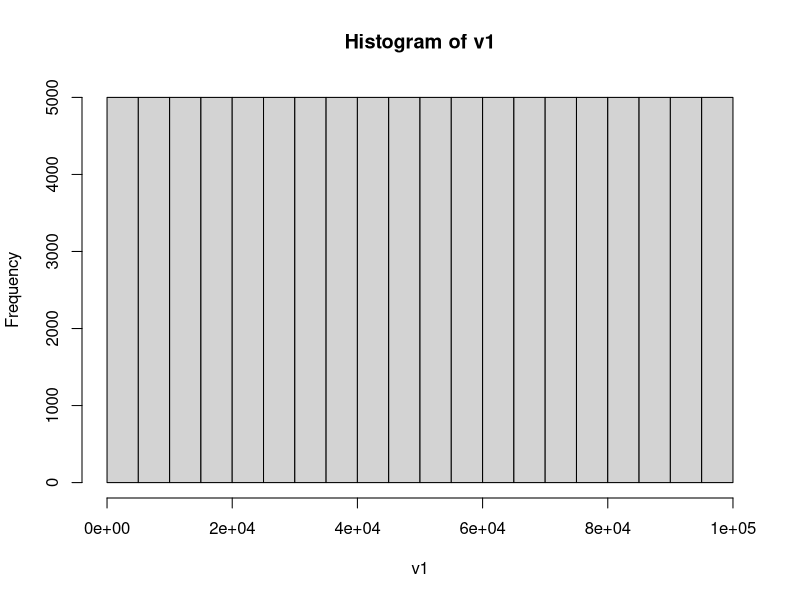
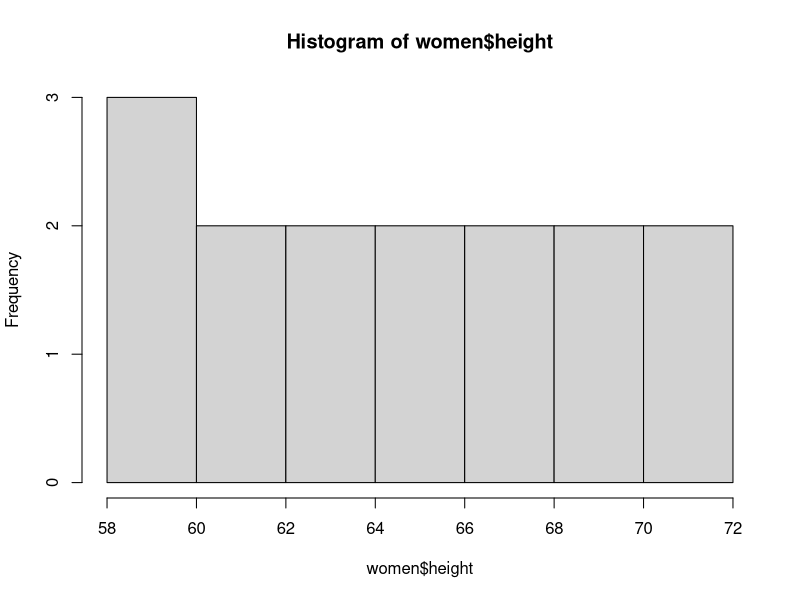
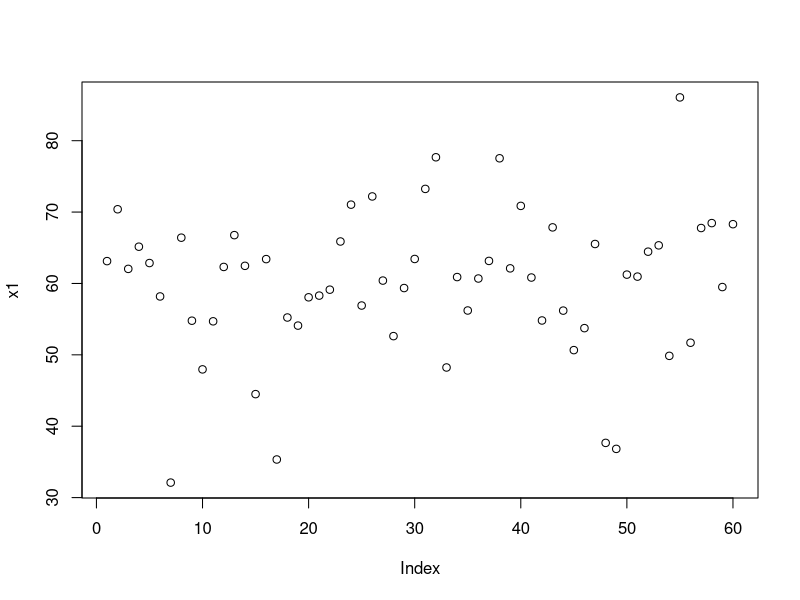
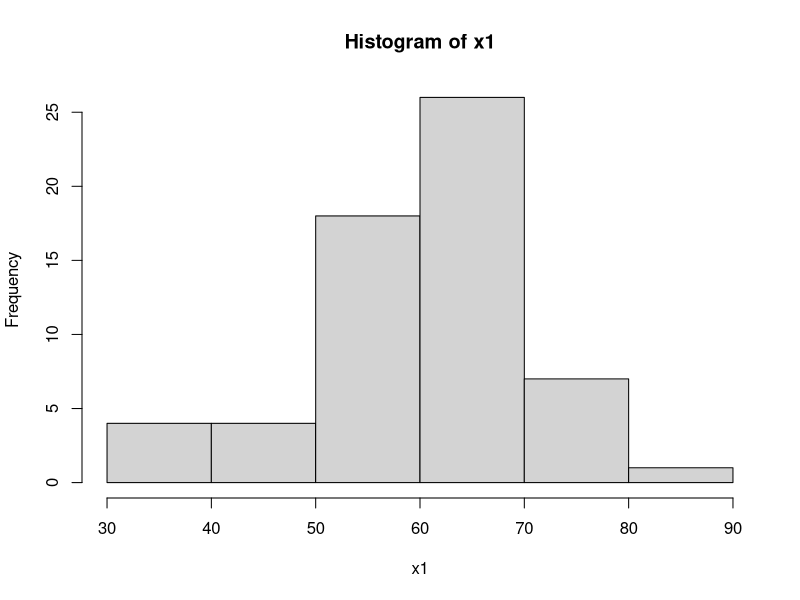
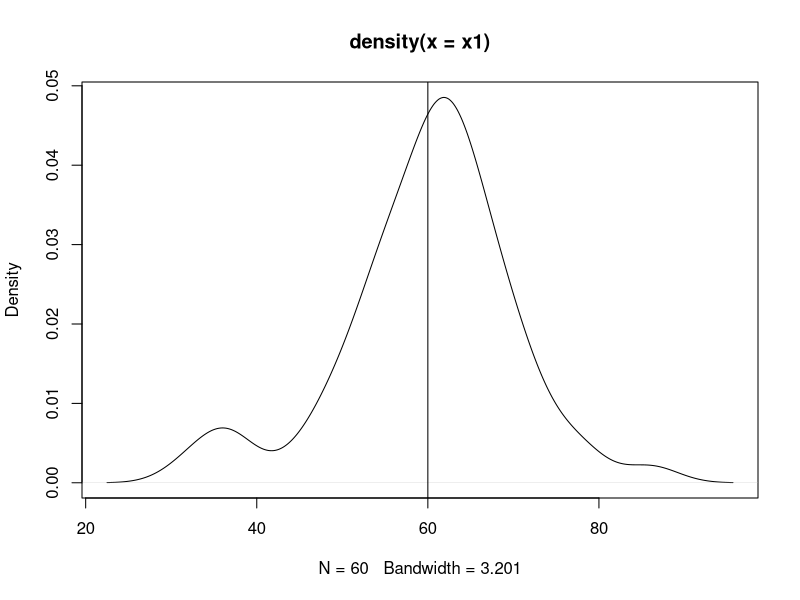
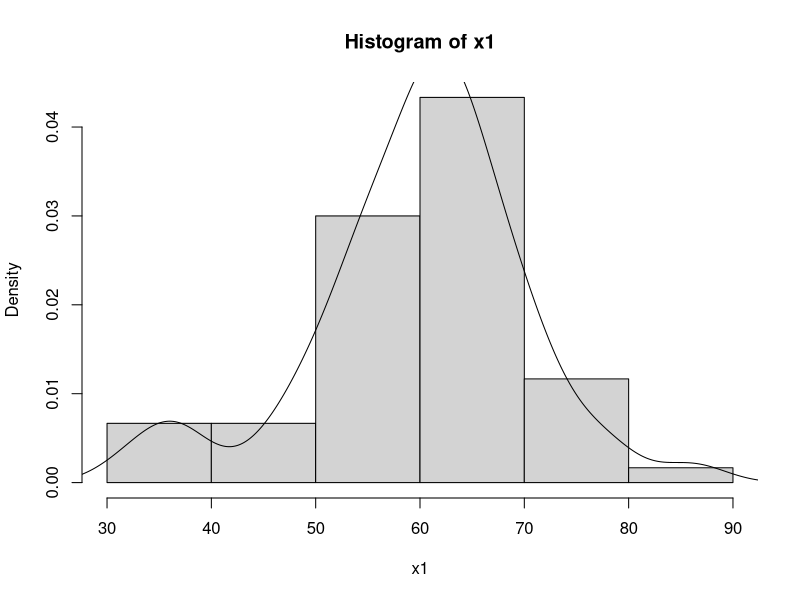
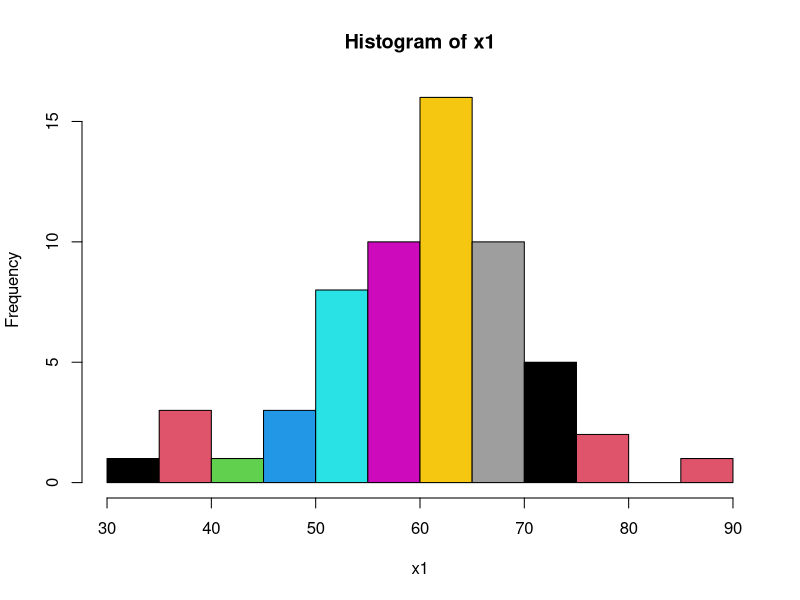

R code for these plots, in order: (Note: this script raises an error after producing the figures.)
# Data Structures

#Vectors----
#can save only 1 data type. 
v1 = 1:100000
v2 = c(1,4,5,10)
class(v1) #find the data type
class(v2) # numeric data type for specific characters
v3 = c('a','Bhanu','vishnu')
v3  #print vector
class(v3)
v4 = c(TRUE,FALSE,T,F,T)
class(v4)

#summary on vectors
mean(v1)
median(v1)
sd(v1)
var(v1)
hist(v1)
hist(women$height)
v2[v2>5]

x1 = rnorm(60, mean=60, sd=10)
x1
plot(x1)
hist(x1)
plot(density(x1)) #draw a normal dist curve
abline(v=60) #draw a vertical line
#rectagles & density togeather
hist(x1, freq=F) #Frequency=False
lines(density(x1)) #get bars and norm dist togeather(to join 2 curves)
hist(x1, breaks=10, col=1:10) #to define number of rectangles in hist
length(x1)
sd(x1)
?sample
x2=LETTERS[5:20]
x2

set.seed(12) # to get the set of pattern throughout.between () should always be a number
y1=sample(x2)
y1
set.seed(12)
y1

(y2=sample(x2,size=5))#round brackets for assign & print
gender=sample(c('M','F'), size=60) #error bcoz oly 2 values but need 60 samples
(gender=sample(c('M','F'), size=60, replace=TRUE))#samplig with replacement
(gender=sample(c('M','F'), size=60, replace=TRUE, prob=c(.6,.4)))
table(gender) #no. of values of each variable
(t1=table(gender)) 
prop.table(t1) #percentage of each variable
pie(t1)

(gender=sample(c('M','F'), size=60, replace=TRUE, prob=c(.6,.4)))
table(gender) #no. of values of each variable
(t1=table(gender)) 
prop.table(t1) #percentage of each variable
barplot(t1)
barplot(t1,col=1:2)#colors
barplot(t1,col=1:2,horiz=T)#horizotal bars




#matrix----

#array----

